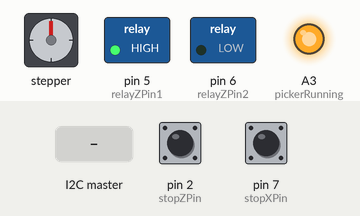
This sketch was run on a simulated Arduino Uno, built with avr-gcc and run on an emulated ATmega328P. Parts: stepper motor, switched loads named in the sketch (green lamp = pin HIGH), output pins drawn as LEDs (lit = HIGH). Wiring (inferred from the names in the program): stepper motor driver (200 steps per turn assumed): step pin 3; direction pin 4. The test bench sets the inputs (shaded band); at power-on: pin 2 (stopZPin) HIGH, pin 7 (stopXPin) LOW. Pins used as bus, display or sensor lines are not drawn.

Above: at 0.8 s.
0.9 s: pin 2 (stopZPin) pulled LOW for 0.15 s
At 1.6 s:
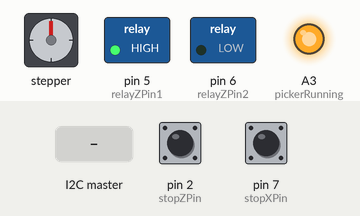
4.0 s: pin 7 (stopXPin) pulled HIGH for 0.15 s
At 4.9 s:
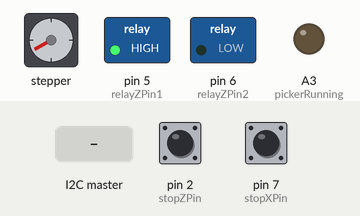
5.6 s: the I2C master sends "F"
At 6.3 s:
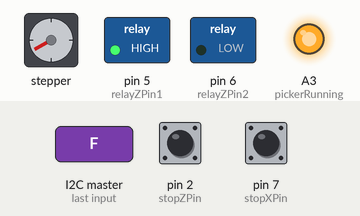
7.1 s: pin 2 (stopZPin) pulled LOW for 1 s
At 8.0 s:
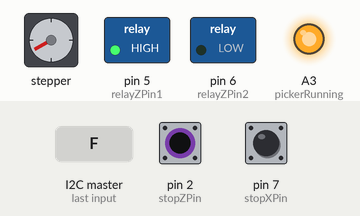
11.1 s: pin 7 (stopXPin) pulled HIGH for 1 s
At 11.5 s:
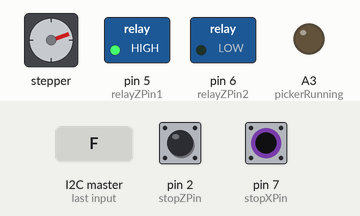
13.6 s: the I2C master sends "F"
At 14.8 s:
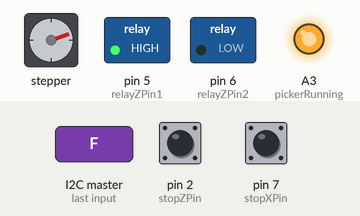
Timing chart, 0 to 16.1 s (numbered marks = the images above; inputs shaded):
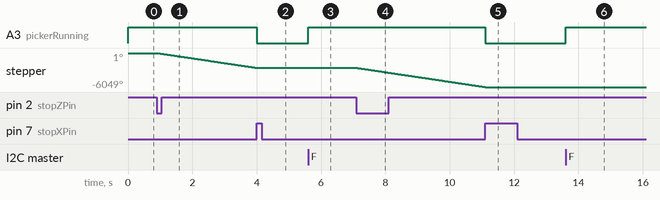

Measured:
- after the input at 0.9 s, stepper: keeps turning counter-clockwise at about 852°/s, starting at once
- after the input at 4.0 s, A3 (pickerRunning): HIGH → LOW at once
- after the input at 5.6 s, A3 (pickerRunning): LOW → HIGH at once
- after the input at 7.1 s, stepper: keeps turning counter-clockwise at about 853°/s, starting at once
- after the input at 11.1 s, A3 (pickerRunning): HIGH → LOW at once
- after the input at 13.6 s, A3 (pickerRunning): LOW → HIGH at once

The sketch:

component_picker_arduino.ino
```cpp
#include <Wire.h>
#include <AccelStepper.h>

// i2c def
#define  SLAVE_ADDRESS         0x14
#define  REG_MAP_SIZE             14
#define  MAX_SENT_BYTES       1


byte registerMap[REG_MAP_SIZE];
byte registerMapTemp[REG_MAP_SIZE - 1];
byte receivedCommands[MAX_SENT_BYTES];

// stepper control
// feeder location variables
long feederArray[16]={
  0,
  -106.6666666667,
  -213.3333333333,
  -320,
  -426.6666666667,
  -533.3333333333,
  -640,
  -746.6666666667,
  -853.3333333333,
  -960,
  -1066.6666666667,
  -1173.3333333333,
  -1280,
  -1386.6666666667,
  -1493.3333333333,
  -1600
};


long xcurrentpos = 0;
byte currentFeeder = 0;
byte previousFeeder = 0;
int sensorValue = 0;
int zHeight = -700; //-5600;

byte pickaftermove = 0;


// Arduino pin mapping for stepper and IO control
#define relayZPin1 5
#define relayZPin2 6
#define stopZPin 2
#define dirXPin 4
#define stepXPin 3
#define stopXPin 7
#define pickerRunning A3

//AccelStepper stepperX(1,stepXPin,dirXPin);
AccelStepper stepperX(AccelStepper::DRIVER, stepXPin, dirXPin);

void setup()
{

  // configure i2c inputs
  Wire.begin(SLAVE_ADDRESS);
  //Wire.onRequest(requestEvent);
  Wire.onReceive(receiveEvent);

// serial for debugging
  //Serial.begin(9600);

  // configure stepper drivers and air valve
  pinMode(relayZPin1, OUTPUT);
  pinMode(relayZPin2, OUTPUT);
  pinMode(stopZPin, INPUT);
  pinMode(dirXPin, OUTPUT);
  pinMode(stepXPin, OUTPUT);
  pinMode(stopXPin, INPUT);
  pinMode(pickerRunning, OUTPUT);


  digitalWrite(stopZPin, HIGH);
  digitalWrite(stopXPin, LOW);
  stepperX.setMaxSpeed(15000);
  stepperX.setAcceleration(25000);

  //stepperZ.setCurrentPosition(0);
  stepperX.setCurrentPosition(0);


  while (!Zero());
}

void loop()
{

    stepperX.run();
    stepperX.run();
    stepperX.run();
    stepperX.run();
    stepperX.run();
    stepperX.run();
    stepperX.run();
    stepperX.run();
    stepperX.run();
    stepperX.run();


    if (stepperX.distanceToGo() != 0){
        digitalWrite(pickerRunning, HIGH); // signal to host that picker is runnning
    }
    else{

        if (pickaftermove == 1){
          digitalWrite(relayZPin1, LOW); // set solenoid relay 1 to on
          digitalWrite(relayZPin2, HIGH); // set solenoid relay 1 to off
          pickaftermove = 0;
        }
        digitalWrite(pickerRunning, LOW); // signal to host that picker is runnning
    }
}

boolean Zero() {
  //Serial.write("zeroing");
  // disable picker ram
  digitalWrite(relayZPin1, HIGH); // set solenoid relay 1 to off
  digitalWrite(relayZPin2, LOW); // set solenoid relay 1 to on

  digitalWrite(pickerRunning, HIGH); // signal to host that picker is runnning
  //sensorValue = digitalRead(stopZPin);
  while (digitalRead(stopZPin)) {
    delayMicroseconds(4000);
    //sensorValue = analogRead(stopZPin);
  }

  digitalWrite(dirXPin, LOW);
  //sensorValue = analogRead(stopXPin);

  while (!digitalRead(stopXPin)) {
    digitalWrite(stepXPin, HIGH);
    delayMicroseconds(100);
    digitalWrite(stepXPin, LOW);
    delayMicroseconds(2000);
    //sensorValue = analogRead(stopXPin);
  }
  delayMicroseconds(250);
  sensorValue = 0;
  currentFeeder = 0;

  digitalWrite(pickerRunning, LOW); // signal to host that picker is stopped

  //Serial.write("finished zeroing");
  return true;
}

void calcXPosition(){
  //Serial.write("moving to feeder");


  // disable picker ram
  digitalWrite(relayZPin1, HIGH); // set solenoid relay 1 to off
  digitalWrite(relayZPin2, LOW); // set solenoid relay 1 to on
  while (digitalRead(stopZPin)) {
    delay(100);
  }


  if (currentFeeder == previousFeeder){
    // enable picker ram
    digitalWrite(relayZPin1, LOW); // set solenoid relay 1 to on
    digitalWrite(relayZPin2, HIGH); // set solenoid relay 1 to off
  }

  else{
    long travel = feederArray[currentFeeder];

    travel = travel *-1;
    //Serial.print(travel);

    stepperX.moveTo(travel);
    delay(100);
    pickaftermove = 1;


  }
  previousFeeder = currentFeeder;
}

// i2c code

void requestEvent(){
  //Wire.write(registerMap, REG_MAP_SIZE);  //Set the buffer up to send all 14 bytes of data
  //Wire.write( (const byte *) "a", 1);
  //Serial.write("bytes requested");
}


void receiveEvent(int bytesReceived)
{
  //Serial.write("bytes received");
  ///char c;
  //while(1 < Wire.available()) // loop through all but the last
  //{
  //  c = Wire.read(); // receive byte as a character
   // Serial.print(c);         // print the character
  //}
  int x = 99;

  while (Wire.available())
{
  x = Wire.read();    // receive byte as an integer
  //Serial.println(x);         // print the integer
}


  switch(x){
    // pick component commands
  case 0:
    currentFeeder = 0;
    calcXPosition();
    //return;
    break;
  case 1:
    currentFeeder = 1;
    calcXPosition();
    //return;
    break;
  case 2:
    currentFeeder = 2;
    calcXPosition();
    //return;
    break;
  case 3:
    currentFeeder = 3;
    calcXPosition();
    //return;
    break;
  case 4:
    currentFeeder = 4;
    calcXPosition();
    //return;
    break;
  case 5:
    currentFeeder = 5;
    calcXPosition();
    //return;
    break;
  case 6:
    currentFeeder = 6;
    calcXPosition();
    //return;
    break;
  case 7:
    currentFeeder = 7;
    calcXPosition();
    //return;
    break;
  case 8:
    currentFeeder = 8;
    calcXPosition();
    //return;
    break;
  case 9:
    currentFeeder = 9;
    calcXPosition();
    //return;
    break;
  case 10:// int 10
    currentFeeder = 10;
    calcXPosition();
    //return;
    break;
  case 11:// int 11
    currentFeeder = 11;
    calcXPosition();
    //return;
    break;
  case 12:// int 12
    currentFeeder = 12;
    calcXPosition();
    //return;
    break;
  case 13:// int 13
    currentFeeder = 13;
    calcXPosition();
    //return;
    break;
  case 14:// int 14
    currentFeeder = 14;
    calcXPosition();
    //return;
    break;
  case 15: // int 15
    currentFeeder = 15;
    calcXPosition();
    //return;
    break;
    // reset commands
  case 70: // int 70
    // reset picker
    while (!Zero());
    currentFeeder = 0;
    previousFeeder = 0;
    stepperX.setCurrentPosition(0);
    //return;
    break;
  case 80: // int 80
    // reset picker z axis, turn off ram
    digitalWrite(relayZPin1, HIGH); // set solenoid relay 1 to off
    digitalWrite(relayZPin2, LOW); // set solenoid relay 1 to on
    //return;
    break;

  default:
    break;
    //return; // ignore the commands and return

  }

}
```
